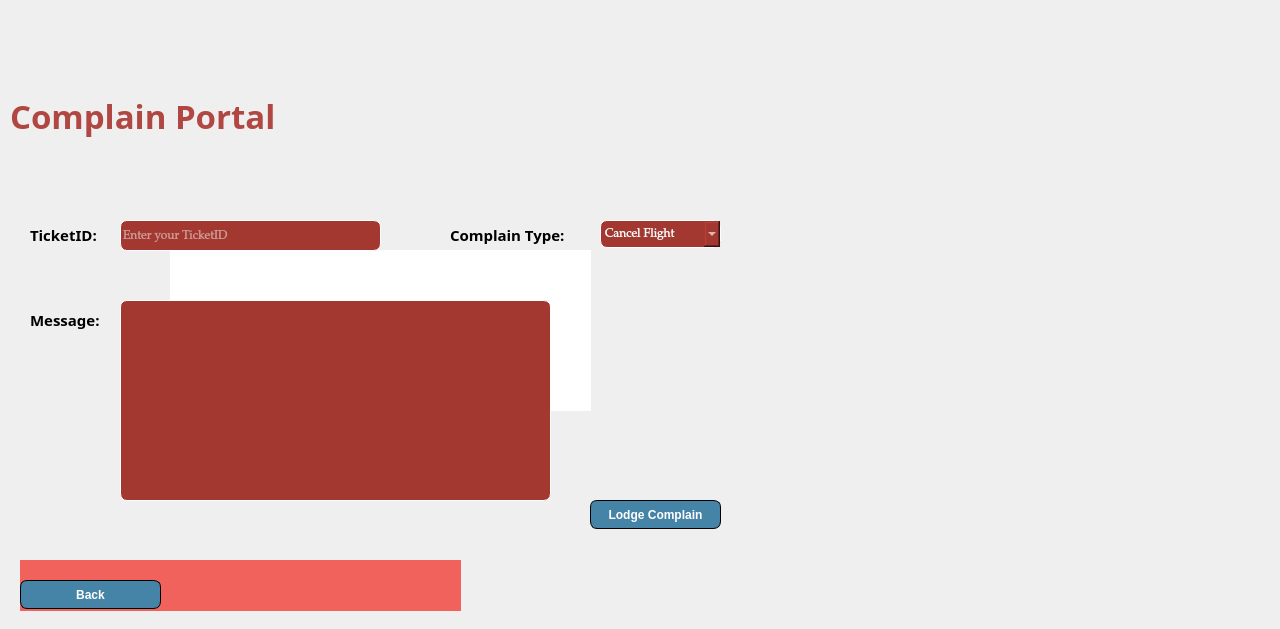
<?xml version="1.0" encoding="UTF-8"?>
<ui version="4.0">
 <class>Complain</class>
 <widget class="QMainWindow" name="Complain">
  <property name="geometry">
   <rect>
    <x>0</x>
    <y>0</y>
    <width>1280</width>
    <height>629</height>
   </rect>
  </property>
  <property name="windowTitle">
   <string>LODGE COMPLAIN</string>
  </property>
  <property name="windowIcon">
   <iconset>
    <normaloff>C:/Users/SAAD COMMUNICATION/Downloads/chrome_hqmSI9koUf (2).png</normaloff>C:/Users/SAAD COMMUNICATION/Downloads/chrome_hqmSI9koUf (2).png</iconset>
  </property>
  <widget class="QWidget" name="centralwidget">
   <widget class="QPushButton" name="pushButton">
    <property name="geometry">
     <rect>
      <x>20</x>
      <y>580</y>
      <width>141</width>
      <height>29</height>
     </rect>
    </property>
    <property name="font">
     <font>
      <bold>true</bold>
     </font>
    </property>
    <property name="cursor">
     <cursorShape>PointingHandCursor</cursorShape>
    </property>
    <property name="styleSheet">
     <string notr="true">border: 1px solid #000000;
border-radius: 7px;color: rgb(255, 255, 255);
background-color: rgb(69, 131, 167);
color: rgb(255, 255, 255);</string>
    </property>
    <property name="text">
     <string>Back</string>
    </property>
   </widget>
   <widget class="QComboBox" name="comboBox">
    <property name="geometry">
     <rect>
      <x>600</x>
      <y>220</y>
      <width>121</width>
      <height>28</height>
     </rect>
    </property>
    <property name="font">
     <font>
      <family>Palatino Linotype</family>
     </font>
    </property>
    <property name="styleSheet">
     <string notr="true">border: 1px solid #FFFFFF;
border-radius: 7px;color: rgb(255, 255, 255);
background-color: rgb(163, 56, 49);
color: rgb(255, 255, 255);</string>
    </property>
    <item>
     <property name="text">
      <string>Cancel Flight</string>
     </property>
    </item>
    <item>
     <property name="text">
      <string>Update Detail</string>
     </property>
    </item>
    <item>
     <property name="text">
      <string>Staff Behaviour</string>
     </property>
    </item>
    <item>
     <property name="text">
      <string>Other</string>
     </property>
    </item>
    <item>
     <property name="text">
      <string/>
     </property>
    </item>
   </widget>
   <widget class="QPlainTextEdit" name="plainTextEdit">
    <property name="geometry">
     <rect>
      <x>120</x>
      <y>300</y>
      <width>431</width>
      <height>201</height>
     </rect>
    </property>
    <property name="font">
     <font>
      <family>Palatino Linotype</family>
     </font>
    </property>
    <property name="styleSheet">
     <string notr="true">border: 1px solid #FFFFFF;
border-radius: 7px;color: rgb(255, 255, 255);
background-color: rgb(163, 56, 49);
color: rgb(255, 255, 255);</string>
    </property>
    <property name="plainText">
     <string/>
    </property>
    <property name="placeholderText">
     <string>Detail your Complain</string>
    </property>
   </widget>
   <widget class="QLineEdit" name="lineEdit">
    <property name="geometry">
     <rect>
      <x>120</x>
      <y>220</y>
      <width>261</width>
      <height>31</height>
     </rect>
    </property>
    <property name="font">
     <font>
      <family>Palatino Linotype</family>
     </font>
    </property>
    <property name="styleSheet">
     <string notr="true">border: 1px solid #FFFFFF;
border-radius: 7px;color: rgb(255, 255, 255);
background-color: rgb(163, 56, 49);
color: rgb(255, 255, 255);</string>
    </property>
    <property name="placeholderText">
     <string>Enter your TicketID</string>
    </property>
   </widget>
   <widget class="QLabel" name="label">
    <property name="geometry">
     <rect>
      <x>30</x>
      <y>225</y>
      <width>81</width>
      <height>20</height>
     </rect>
    </property>
    <property name="font">
     <font>
      <family>Footlight MT Light</family>
      <pointsize>11</pointsize>
      <bold>true</bold>
     </font>
    </property>
    <property name="text">
     <string>TicketID:</string>
    </property>
   </widget>
   <widget class="QLabel" name="label_2">
    <property name="geometry">
     <rect>
      <x>450</x>
      <y>225</y>
      <width>151</width>
      <height>20</height>
     </rect>
    </property>
    <property name="font">
     <font>
      <family>Footlight MT Light</family>
      <pointsize>11</pointsize>
      <bold>true</bold>
     </font>
    </property>
    <property name="text">
     <string>Complain Type:</string>
    </property>
   </widget>
   <widget class="QPushButton" name="pushButton_2">
    <property name="geometry">
     <rect>
      <x>590</x>
      <y>500</y>
      <width>131</width>
      <height>29</height>
     </rect>
    </property>
    <property name="font">
     <font>
      <bold>true</bold>
     </font>
    </property>
    <property name="cursor">
     <cursorShape>PointingHandCursor</cursorShape>
    </property>
    <property name="styleSheet">
     <string notr="true">border: 1px solid #000000;
border-radius: 7px;color: rgb(255, 255, 255);
background-color: rgb(69, 131, 167);
color: rgb(255, 255, 255);</string>
    </property>
    <property name="text">
     <string>Lodge Complain</string>
    </property>
   </widget>
   <widget class="QLabel" name="label_3">
    <property name="geometry">
     <rect>
      <x>30</x>
      <y>310</y>
      <width>81</width>
      <height>20</height>
     </rect>
    </property>
    <property name="font">
     <font>
      <family>Footlight MT Light</family>
      <pointsize>11</pointsize>
      <bold>true</bold>
     </font>
    </property>
    <property name="text">
     <string>Message:</string>
    </property>
   </widget>
   <widget class="QLabel" name="label_5">
    <property name="geometry">
     <rect>
      <x>20</x>
      <y>560</y>
      <width>441</width>
      <height>51</height>
     </rect>
    </property>
    <property name="styleSheet">
     <string notr="true">background-color: rgb(241, 98, 92);</string>
    </property>
    <property name="text">
     <string/>
    </property>
   </widget>
   <widget class="QLabel" name="label_6">
    <property name="geometry">
     <rect>
      <x>170</x>
      <y>250</y>
      <width>421</width>
      <height>161</height>
     </rect>
    </property>
    <property name="styleSheet">
     <string notr="true">background-color: rgb(255, 255, 255);</string>
    </property>
    <property name="text">
     <string/>
    </property>
   </widget>
   <widget class="QLabel" name="label_7">
    <property name="geometry">
     <rect>
      <x>10</x>
      <y>80</y>
      <width>511</width>
      <height>71</height>
     </rect>
    </property>
    <property name="font">
     <font>
      <family>Castellar</family>
      <pointsize>25</pointsize>
      <bold>true</bold>
     </font>
    </property>
    <property name="styleSheet">
     <string notr="true">color: rgb(176, 71, 67);</string>
    </property>
    <property name="text">
     <string>Complain Portal</string>
    </property>
   </widget>
   <widget class="QLabel" name="label_4">
    <property name="geometry">
     <rect>
      <x>0</x>
      <y>0</y>
      <width>1280</width>
      <height>629</height>
     </rect>
    </property>
    <property name="text">
     <string/>
    </property>
    <property name="pixmap">
     <pixmap>C:/Users/SAAD COMMUNICATION/Downloads/consumer_complaint_filing_against_goibibo (1).jpg</pixmap>
    </property>
    <property name="scaledContents">
     <bool>true</bool>
    </property>
   </widget>
   <widget class="QLabel" name="label_8">
    <property name="geometry">
     <rect>
      <x>10</x>
      <y>10</y>
      <width>71</width>
      <height>61</height>
     </rect>
    </property>
    <property name="text">
     <string/>
    </property>
    <property name="pixmap">
     <pixmap>C:/Users/SAAD COMMUNICATION/Downloads/chrome_hqmSI9koUf (1).png</pixmap>
    </property>
    <property name="scaledContents">
     <bool>true</bool>
    </property>
   </widget>
   <zorder>label_4</zorder>
   <zorder>label_5</zorder>
   <zorder>label_6</zorder>
   <zorder>pushButton</zorder>
   <zorder>comboBox</zorder>
   <zorder>label</zorder>
   <zorder>label_2</zorder>
   <zorder>pushButton_2</zorder>
   <zorder>label_3</zorder>
   <zorder>label_7</zorder>
   <zorder>label_8</zorder>
   <zorder>lineEdit</zorder>
   <zorder>plainTextEdit</zorder>
  </widget>
 </widget>
 <resources/>
 <connections/>
</ui>
